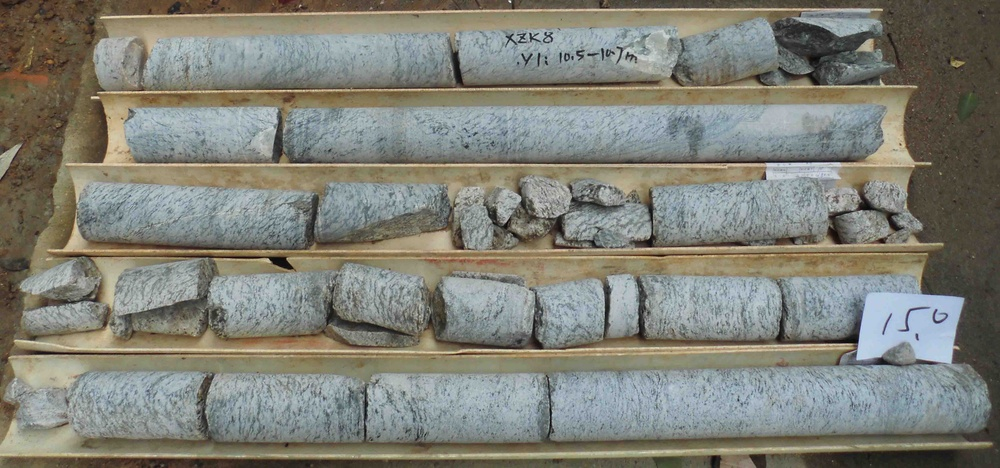
#> input picture 1.jpg, 1000 x 468 px, shrunk from 4360 x 2040 before the run
$ python test.py
#> lines starting #> are read from the running program, lines starting #| are printed output that depends on the picture; after the words box and inside, x2 and y2 are one past the last pixel; in counts of white or black regions, pixels touching at a corner belong together
import numpy as np
import cv2

img_path = '1.jpg' # 图片路径
img = cv2.imread(img_path)
#> img is the input picture: shape (468, 1000, 3); mean B, G, R 119.1, 128.7, 128.4
gray = cv2.cvtColor(img, cv2.COLOR_BGR2GRAY)
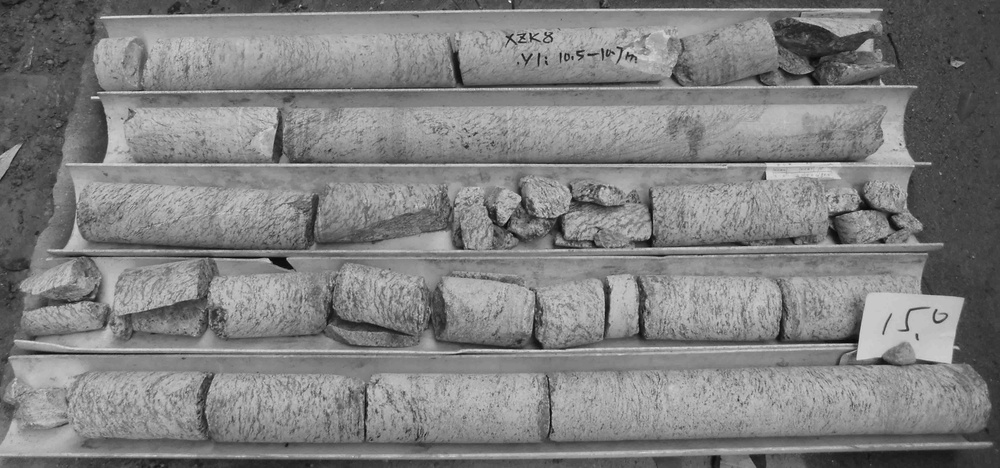
#> gray: shape (468, 1000); min 2, max 244, mean 127.5

detected_edges = cv2.GaussianBlur(gray, (3, 3), 0)
detected_edges = cv2.Canny(detected_edges, 100, 300, apertureSize=3)
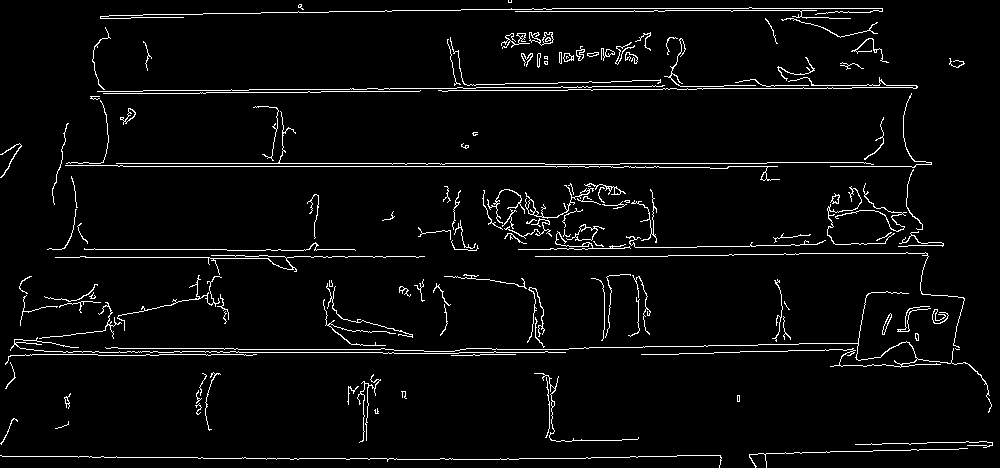
#> detected_edges: shape (468, 1000); 3.9% white in thin lines or dots

list = np.zeros(detected_edges.shape[0])
#> list = 468 values from 0 to 0

for i in range(0, detected_edges.shape[0]):
    index = detected_edges[i] == 255
    list[i] = (detected_edges[i][index].size)
#> after the loop, list = 468 values, max 633 at index 166, min 0 at index 3, mean 39.13

# print(list)
l = []
index = list > 50
for i in range(0, index.size):
    if index[i] == True:
        l.append(i)
#> after the loop, l = 78 values from 8 to 459

count = 0 # 岩芯的层数

for i in range(0, len(l)-1):
    if l[i+1] - l[i] > 50:
        count = count + 1
        cv2.imwrite(str(count) + '.png', img[l[i]: l[i+1]])
#> this loop made 77 passes
#> count on passes 24, 72: 1, 2
#> after the loop, count = 2

# [5 lines of commented-out code are left out]

$ run again, with 3.png saved as 1.jpg
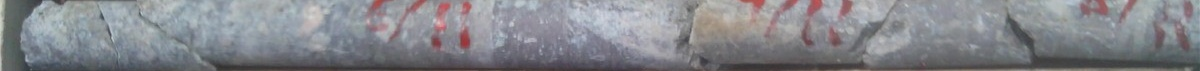
#> input picture 3.png, 1200 x 71 px
#> img is the input picture: shape (71, 1200, 3); mean B, G, R 139.1, 133.9, 132.6
#> `detected_edges = cv2.Canny(detected_edges, 100, 300, apertureSize=3)`:
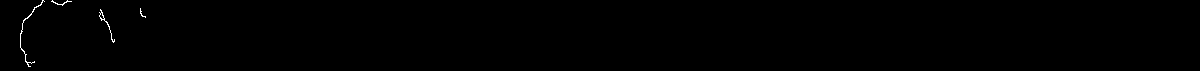
#> detected_edges: shape (71, 1200); 0.25% white in thin lines or dots, all inside (x1, y1, x2, y2) = (20, 0, 146, 67)
#> after the loop `for i in range(0, detected_edges.shape[0]):`: list = 71 values, max 11 at index 1, min 0 at index 67, mean 2.96
#> after the loop `for i in range(0, index.size):`: l = []
#> after the loop `for i in range(0, len(l)-1):`: count = 0
